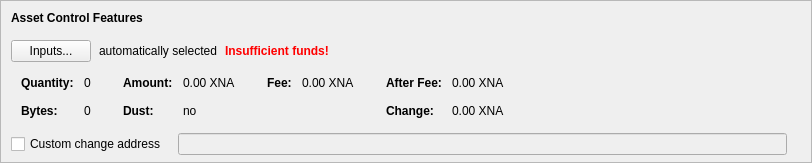
      <widget class="QFrame" name="frameAssetControl">
       <property name="sizePolicy">
        <sizepolicy hsizetype="Expanding" vsizetype="Fixed">
         <horstretch>0</horstretch>
         <verstretch>0</verstretch>
        </sizepolicy>
       </property>
       <property name="maximumSize">
        <size>
         <width>16777215</width>
         <height>16777215</height>
        </size>
       </property>
       <property name="frameShape">
        <enum>QFrame::StyledPanel</enum>
       </property>
       <property name="frameShadow">
        <enum>QFrame::Sunken</enum>
       </property>
       <layout class="QVBoxLayout" name="verticalLayoutAssetControl2">
        <property name="spacing">
         <number>0</number>
        </property>
        <property name="leftMargin">
         <number>0</number>
        </property>
        <property name="topMargin">
         <number>0</number>
        </property>
        <property name="rightMargin">
         <number>0</number>
        </property>
        <property name="bottomMargin">
         <number>6</number>
        </property>
        <item>
         <layout class="QVBoxLayout" name="verticalLayoutAssetControl" stretch="0,0,0,0,1">
          <property name="spacing">
           <number>0</number>
          </property>
          <property name="leftMargin">
           <number>10</number>
          </property>
          <property name="topMargin">
           <number>10</number>
          </property>
          <item>
           <layout class="QHBoxLayout" name="horizontalLayoutAssetControl1">
            <property name="bottomMargin">
             <number>15</number>
            </property>
            <item>
             <widget class="QLabel" name="labelAssetControlFeatures">
              <property name="sizePolicy">
               <sizepolicy hsizetype="Preferred" vsizetype="Maximum">
                <horstretch>0</horstretch>
                <verstretch>0</verstretch>
               </sizepolicy>
              </property>
              <property name="font">
               <font>
                <weight>75</weight>
                <bold>true</bold>
               </font>
              </property>
              <property name="styleSheet">
               <string notr="true">font-weight:bold;</string>
              </property>
              <property name="text">
               <string>Asset Control Features</string>
              </property>
             </widget>
            </item>
           </layout>
          </item>
          <item>
           <layout class="QHBoxLayout" name="horizontalLayoutAssetControl2" stretch="0,0,0,0">
            <property name="spacing">
             <number>8</number>
            </property>
            <property name="bottomMargin">
             <number>10</number>
            </property>
            <item>
             <widget class="QPushButton" name="pushButtonAssetControl">
              <property name="styleSheet">
               <string notr="true"/>
              </property>
              <property name="text">
               <string>Inputs...</string>
              </property>
              <property name="autoDefault">
               <bool>false</bool>
              </property>
             </widget>
            </item>
            <item>
             <widget class="QLabel" name="labelAssetControlAutomaticallySelected">
              <property name="text">
               <string>automatically selected</string>
              </property>
              <property name="margin">
               <number>5</number>
              </property>
             </widget>
            </item>
            <item>
             <widget class="QLabel" name="labelAssetControlInsuffFunds">
              <property name="font">
               <font>
                <weight>75</weight>
                <bold>true</bold>
               </font>
              </property>
              <property name="styleSheet">
               <string notr="true">color:red;font-weight:bold;</string>
              </property>
              <property name="text">
               <string>Insufficient funds!</string>
              </property>
              <property name="margin">
               <number>5</number>
              </property>
             </widget>
            </item>
            <item>
             <spacer name="horizontalSpacerAssetControl">
              <property name="orientation">
               <enum>Qt::Horizontal</enum>
              </property>
              <property name="sizeHint" stdset="0">
               <size>
                <width>40</width>
                <height>1</height>
               </size>
              </property>
             </spacer>
            </item>
           </layout>
          </item>
          <item>
           <widget class="QWidget" name="widgetAssetControl" native="true">
            <property name="sizePolicy">
             <sizepolicy hsizetype="Preferred" vsizetype="Preferred">
              <horstretch>0</horstretch>
              <verstretch>0</verstretch>
             </sizepolicy>
            </property>
            <property name="minimumSize">
             <size>
              <width>0</width>
              <height>0</height>
             </size>
            </property>
            <property name="styleSheet">
             <string notr="true"/>
            </property>
            <layout class="QHBoxLayout" name="horizontalLayoutAssetControl5">
             <property name="leftMargin">
              <number>0</number>
             </property>
             <property name="topMargin">
              <number>0</number>
             </property>
             <property name="rightMargin">
              <number>0</number>
             </property>
             <property name="bottomMargin">
              <number>0</number>
             </property>
             <item>
              <layout class="QHBoxLayout" name="horizontalLayoutAssetControl3" stretch="0,0,0,1">
               <property name="spacing">
                <number>20</number>
               </property>
               <property name="topMargin">
                <number>0</number>
               </property>
               <property name="bottomMargin">
                <number>10</number>
               </property>
               <item>
                <layout class="QFormLayout" name="formLayoutAssetControl1">
                 <property name="horizontalSpacing">
                  <number>10</number>
                 </property>
                 <property name="verticalSpacing">
                  <number>14</number>
                 </property>
                 <property name="leftMargin">
                  <number>10</number>
                 </property>
                 <property name="topMargin">
                  <number>4</number>
                 </property>
                 <property name="rightMargin">
                  <number>6</number>
                 </property>
                 <item row="0" column="0">
                  <widget class="QLabel" name="labelAssetControlQuantityText">
                   <property name="font">
                    <font>
                     <weight>75</weight>
                     <bold>true</bold>
                    </font>
                   </property>
                   <property name="text">
                    <string>Quantity:</string>
                   </property>
                   <property name="margin">
                    <number>0</number>
                   </property>
                  </widget>
                 </item>
                 <item row="0" column="1">
                  <widget class="QLabel" name="labelAssetControlQuantity">
                   <property name="cursor">
                    <cursorShape>IBeamCursor</cursorShape>
                   </property>
                   <property name="contextMenuPolicy">
                    <enum>Qt::ActionsContextMenu</enum>
                   </property>
                   <property name="text">
                    <string notr="true">0</string>
                   </property>
                   <property name="margin">
                    <number>0</number>
                   </property>
                   <property name="textInteractionFlags">
                    <set>Qt::LinksAccessibleByMouse|Qt::TextSelectableByKeyboard|Qt::TextSelectableByMouse</set>
                   </property>
                  </widget>
                 </item>
                 <item row="1" column="0">
                  <widget class="QLabel" name="labelAssetControlBytesText">
                   <property name="font">
                    <font>
                     <weight>75</weight>
                     <bold>true</bold>
                    </font>
                   </property>
                   <property name="text">
                    <string>Bytes:</string>
                   </property>
                  </widget>
                 </item>
                 <item row="1" column="1">
                  <widget class="QLabel" name="labelAssetControlBytes">
                   <property name="cursor">
                    <cursorShape>IBeamCursor</cursorShape>
                   </property>
                   <property name="contextMenuPolicy">
                    <enum>Qt::ActionsContextMenu</enum>
                   </property>
                   <property name="text">
                    <string notr="true">0</string>
                   </property>
                   <property name="textInteractionFlags">
                    <set>Qt::LinksAccessibleByMouse|Qt::TextSelectableByKeyboard|Qt::TextSelectableByMouse</set>
                   </property>
                  </widget>
                 </item>
                </layout>
               </item>
               <item>
                <layout class="QFormLayout" name="formLayoutAssetControl2">
                 <property name="horizontalSpacing">
                  <number>10</number>
                 </property>
                 <property name="verticalSpacing">
                  <number>14</number>
                 </property>
                 <property name="leftMargin">
                  <number>6</number>
                 </property>
                 <property name="topMargin">
                  <number>4</number>
                 </property>
                 <property name="rightMargin">
                  <number>6</number>
                 </property>
                 <item row="0" column="0">
                  <widget class="QLabel" name="labelAssetControlAmountText">
                   <property name="font">
                    <font>
                     <weight>75</weight>
                     <bold>true</bold>
                    </font>
                   </property>
                   <property name="text">
                    <string>Amount:</string>
                   </property>
                   <property name="margin">
                    <number>0</number>
                   </property>
                  </widget>
                 </item>
                 <item row="0" column="1">
                  <widget class="QLabel" name="labelAssetControlAmount">
                   <property name="cursor">
                    <cursorShape>IBeamCursor</cursorShape>
                   </property>
                   <property name="contextMenuPolicy">
                    <enum>Qt::ActionsContextMenu</enum>
                   </property>
                   <property name="text">
                    <string notr="true">0.00 XNA</string>
                   </property>
                   <property name="textInteractionFlags">
                    <set>Qt::LinksAccessibleByMouse|Qt::TextSelectableByKeyboard|Qt::TextSelectableByMouse</set>
                   </property>
                  </widget>
                 </item>
                 <item row="1" column="0">
                  <widget class="QLabel" name="labelAssetControlLowOutputText">
                   <property name="font">
                    <font>
                     <weight>75</weight>
                     <bold>true</bold>
                    </font>
                   </property>
                   <property name="text">
                    <string>Dust:</string>
                   </property>
                  </widget>
                 </item>
                 <item row="1" column="1">
                  <widget class="QLabel" name="labelAssetControlLowOutput">
                   <property name="cursor">
                    <cursorShape>IBeamCursor</cursorShape>
                   </property>
                   <property name="contextMenuPolicy">
                    <enum>Qt::ActionsContextMenu</enum>
                   </property>
                   <property name="text">
                    <string notr="true">no</string>
                   </property>
                   <property name="textInteractionFlags">
                    <set>Qt::LinksAccessibleByMouse|Qt::TextSelectableByKeyboard|Qt::TextSelectableByMouse</set>
                   </property>
                  </widget>
                 </item>
                </layout>
               </item>
               <item>
                <layout class="QFormLayout" name="formLayoutAssetControl3">
                 <property name="horizontalSpacing">
                  <number>10</number>
                 </property>
                 <property name="verticalSpacing">
                  <number>14</number>
                 </property>
                 <property name="leftMargin">
                  <number>6</number>
                 </property>
                 <property name="topMargin">
                  <number>4</number>
                 </property>
                 <property name="rightMargin">
                  <number>6</number>
                 </property>
                 <item row="0" column="0">
                  <widget class="QLabel" name="labelAssetControlFeeText">
                   <property name="font">
                    <font>
                     <weight>75</weight>
                     <bold>true</bold>
                    </font>
                   </property>
                   <property name="text">
                    <string>Fee:</string>
                   </property>
                   <property name="margin">
                    <number>0</number>
                   </property>
                  </widget>
                 </item>
                 <item row="0" column="1">
                  <widget class="QLabel" name="labelAssetControlFee">
                   <property name="cursor">
                    <cursorShape>IBeamCursor</cursorShape>
                   </property>
                   <property name="contextMenuPolicy">
                    <enum>Qt::ActionsContextMenu</enum>
                   </property>
                   <property name="text">
                    <string notr="true">0.00 XNA</string>
                   </property>
                   <property name="textInteractionFlags">
                    <set>Qt::LinksAccessibleByMouse|Qt::TextSelectableByKeyboard|Qt::TextSelectableByMouse</set>
                   </property>
                  </widget>
                 </item>
                </layout>
               </item>
               <item>
                <layout class="QFormLayout" name="formLayoutAssetControl4">
                 <property name="horizontalSpacing">
                  <number>10</number>
                 </property>
                 <property name="verticalSpacing">
                  <number>14</number>
                 </property>
                 <property name="leftMargin">
                  <number>6</number>
                 </property>
                 <property name="topMargin">
                  <number>4</number>
                 </property>
                 <property name="rightMargin">
                  <number>6</number>
                 </property>
                 <item row="0" column="0">
                  <widget class="QLabel" name="labelAssetControlAfterFeeText">
                   <property name="font">
                    <font>
                     <weight>75</weight>
                     <bold>true</bold>
                    </font>
                   </property>
                   <property name="text">
                    <string>After Fee:</string>
                   </property>
                   <property name="margin">
                    <number>0</number>
                   </property>
                  </widget>
                 </item>
                 <item row="0" column="1">
                  <widget class="QLabel" name="labelAssetControlAfterFee">
                   <property name="cursor">
                    <cursorShape>IBeamCursor</cursorShape>
                   </property>
                   <property name="contextMenuPolicy">
                    <enum>Qt::ActionsContextMenu</enum>
                   </property>
                   <property name="text">
                    <string notr="true">0.00 XNA</string>
                   </property>
                   <property name="textInteractionFlags">
                    <set>Qt::LinksAccessibleByMouse|Qt::TextSelectableByKeyboard|Qt::TextSelectableByMouse</set>
                   </property>
                  </widget>
                 </item>
                 <item row="1" column="0">
                  <widget class="QLabel" name="labelAssetControlChangeText">
                   <property name="font">
                    <font>
                     <weight>75</weight>
                     <bold>true</bold>
                    </font>
                   </property>
                   <property name="text">
                    <string>Change:</string>
                   </property>
                  </widget>
                 </item>
                 <item row="1" column="1">
                  <widget class="QLabel" name="labelAssetControlChange">
                   <property name="cursor">
                    <cursorShape>IBeamCursor</cursorShape>
                   </property>
                   <property name="contextMenuPolicy">
                    <enum>Qt::ActionsContextMenu</enum>
                   </property>
                   <property name="text">
                    <string notr="true">0.00 XNA</string>
                   </property>
                   <property name="textInteractionFlags">
                    <set>Qt::LinksAccessibleByMouse|Qt::TextSelectableByKeyboard|Qt::TextSelectableByMouse</set>
                   </property>
                  </widget>
                 </item>
                </layout>
               </item>
              </layout>
             </item>
            </layout>
           </widget>
          </item>
          <item>
           <layout class="QHBoxLayout" name="horizontalLayoutAssetControl4" stretch="0,0,0">
            <property name="spacing">
             <number>12</number>
            </property>
            <property name="sizeConstraint">
             <enum>QLayout::SetDefaultConstraint</enum>
            </property>
            <property name="topMargin">
             <number>5</number>
            </property>
            <property name="rightMargin">
             <number>5</number>
            </property>
            <item>
             <widget class="QCheckBox" name="checkBoxAssetControlChange">
              <property name="toolTip">
               <string>If this is activated, but the change address is empty or invalid, change will be sent to a newly generated address.</string>
              </property>
              <property name="text">
               <string>Custom change address</string>
              </property>
             </widget>
            </item>
            <item>
             <widget class="QValidatedLineEdit" name="lineEditAssetControlChange">
              <property name="enabled">
               <bool>false</bool>
              </property>
              <property name="sizePolicy">
               <sizepolicy hsizetype="Expanding" vsizetype="Fixed">
                <horstretch>0</horstretch>
                <verstretch>0</verstretch>
               </sizepolicy>
              </property>
             </widget>
            </item>
            <item>
             <widget class="QLabel" name="labelAssetControlChangeLabel">
              <property name="sizePolicy">
               <sizepolicy hsizetype="Preferred" vsizetype="Expanding">
                <horstretch>0</horstretch>
                <verstretch>0</verstretch>
               </sizepolicy>
              </property>
              <property name="minimumSize">
               <size>
                <width>0</width>
                <height>0</height>
               </size>
              </property>
              <property name="text">
               <string/>
              </property>
              <property name="margin">
               <number>3</number>
              </property>
             </widget>
            </item>
           </layout>
          </item>
          <item>
           <spacer name="verticalSpacerAssetControl">
            <property name="orientation">
             <enum>Qt::Vertical</enum>
            </property>
            <property name="sizeHint" stdset="0">
             <size>
              <width>800</width>
              <height>1</height>
             </size>
            </property>
           </spacer>
          </item>
         </layout>
        </item>
       </layout>
      </widget>
